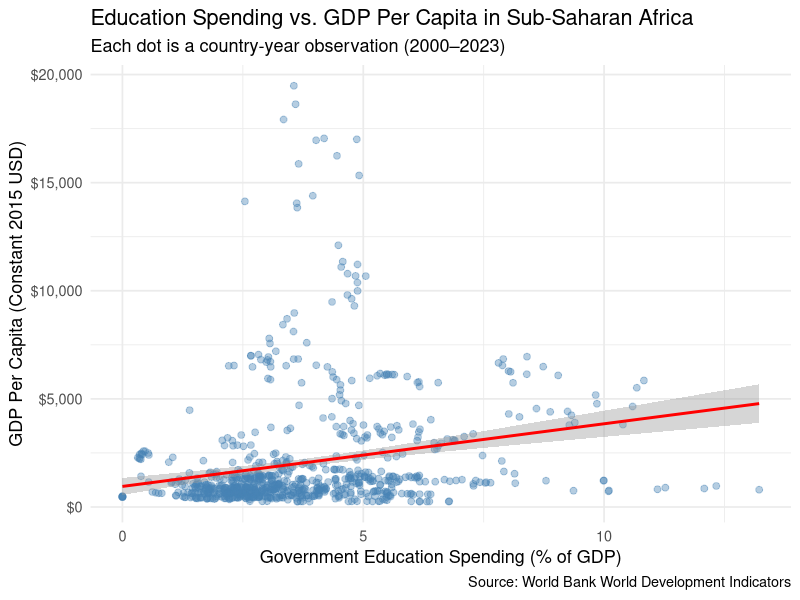
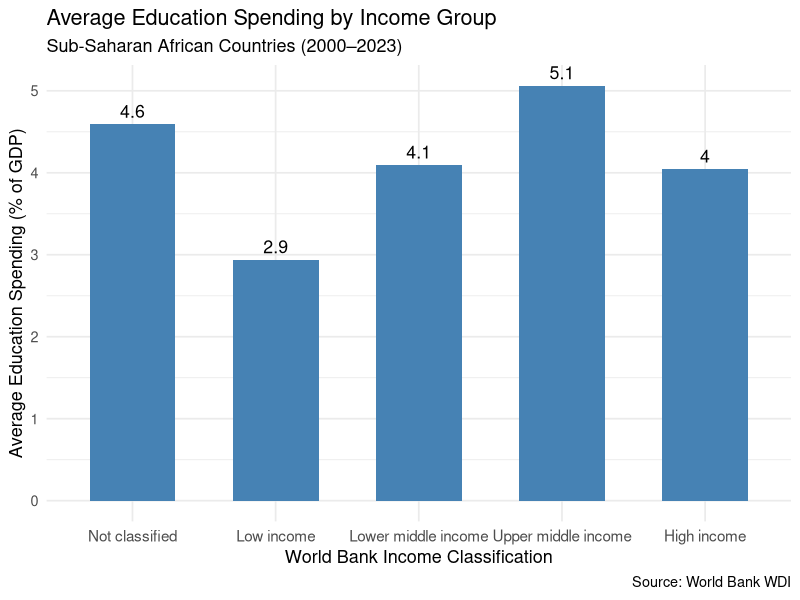
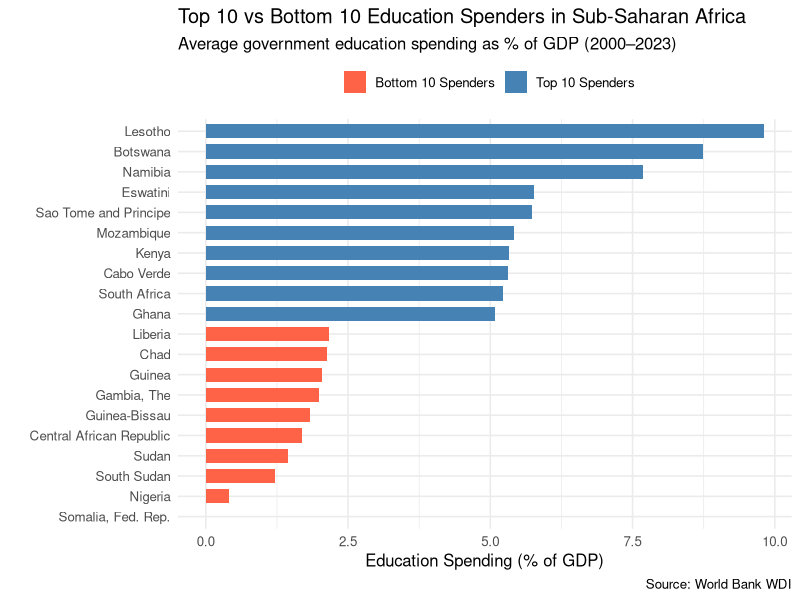
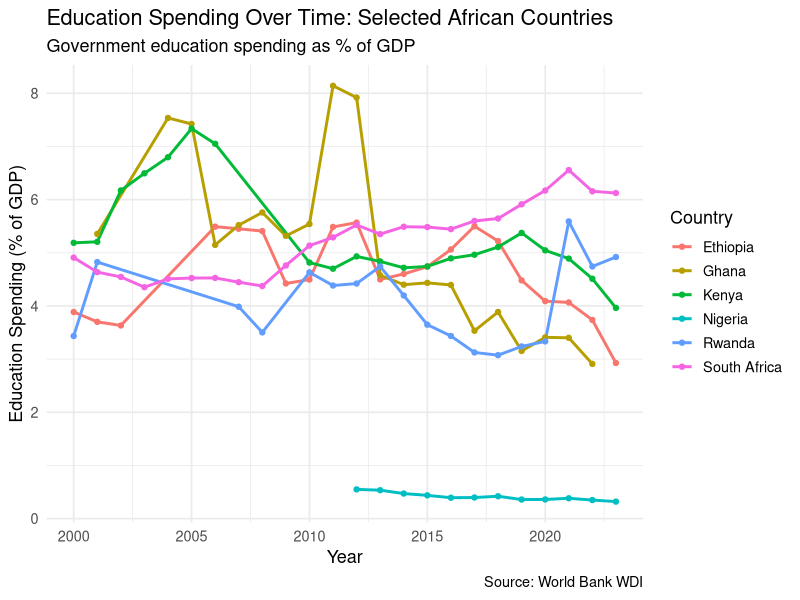
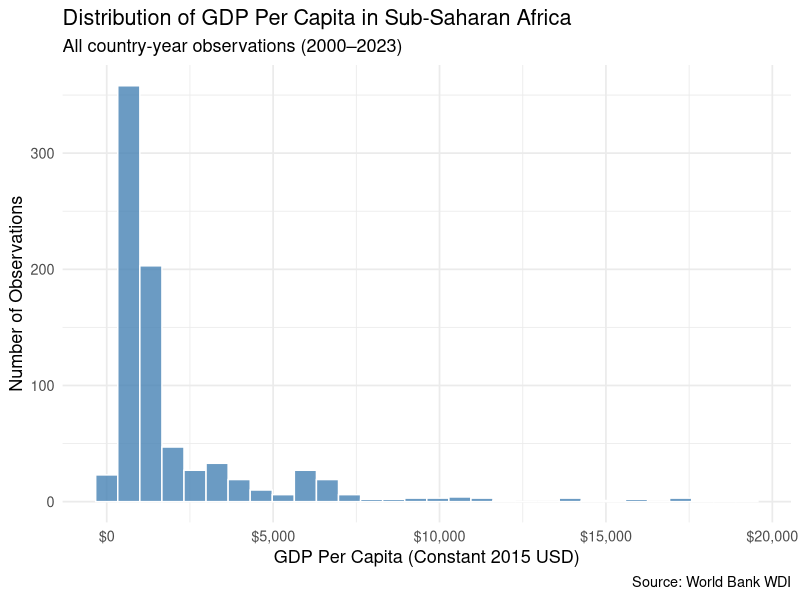
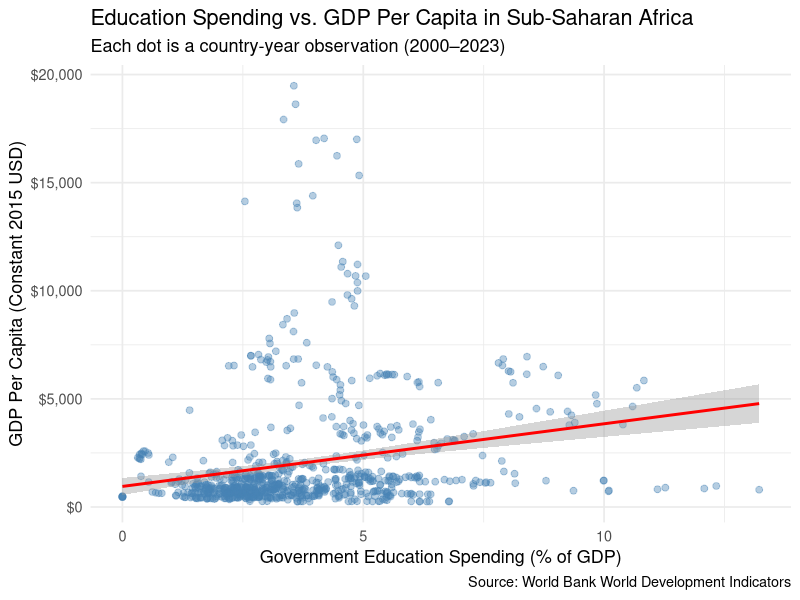
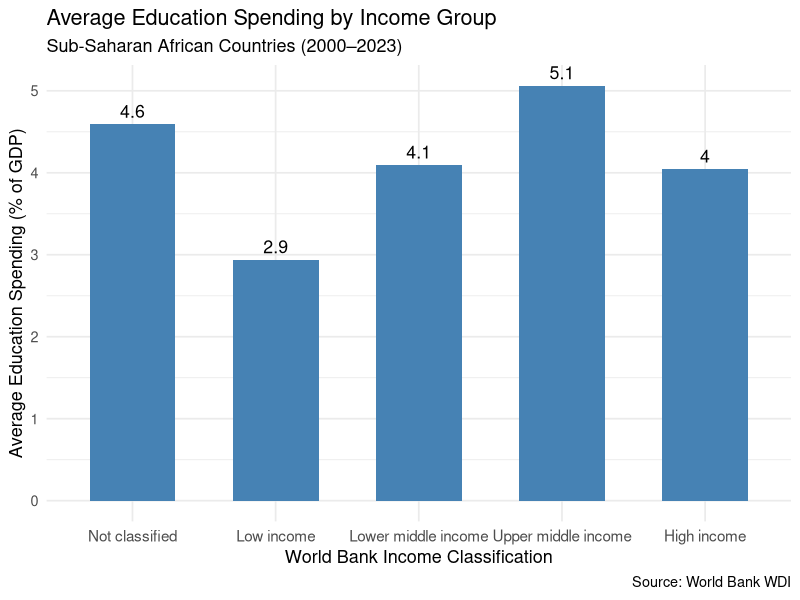
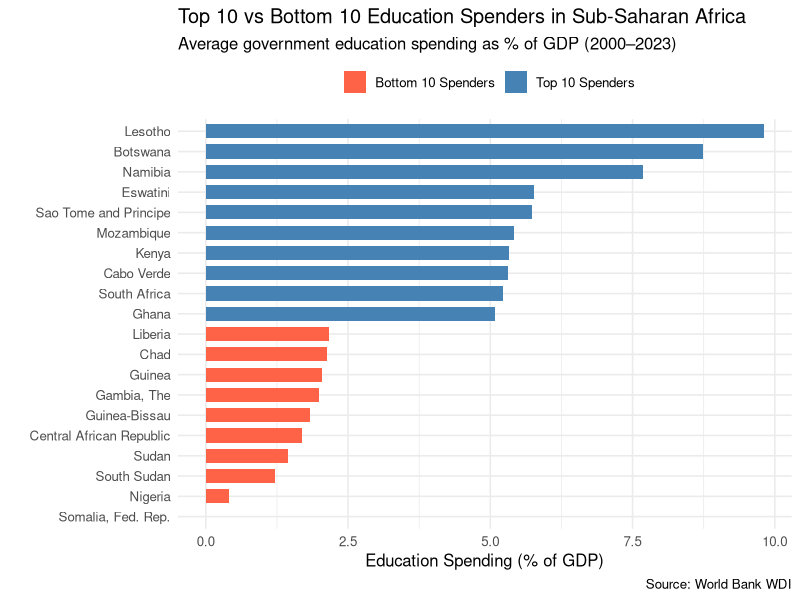

The R script that drew these images, in order:
# ============================================================
# SCRIPT 03: Create Visualizations
# Project: Education Spending and GDP in Africa
# Author: Emmanuel Unegbu
# Date: 16th April 2026
# ============================================================

library(tidyverse)
library(scales)

africa_clean <- read_csv("data/africa_education_gdp_clean.csv")
View(africa_clean)

# CHART 1: Scatter Plot (The Core Relationship)

chart1 <- ggplot(africa_clean, aes(x = edu_spending_pct, y = gdp_per_capita)) +
  geom_point(alpha = 0.4, color = "steelblue", size = 2) +
  geom_smooth(method = "lm", color = "red", se = TRUE) +
  scale_y_continuous(labels = dollar_format()) +
  labs(
    title = "Education Spending vs. GDP Per Capita in Sub-Saharan Africa",
    subtitle = "Each dot is a country-year observation (2000–2023)",
    x = "Government Education Spending (% of GDP)",
    y = "GDP Per Capita (Constant 2015 USD)",
    caption = "Source: World Bank World Development Indicators"
  ) +
  theme_minimal(base_size = 13)

View(chart1)
print(chart1)
ggsave("output/chart1_scatter_education_gdp.png", chart1,
       width = 10, height = 7, dpi = 300)


spending_by_income <- africa_clean %>%
  group_by(income) %>%
  summarize(
    avg_edu_spending = mean(edu_spending_pct, na.rm = TRUE),
    avg_gdp = mean(gdp_per_capita, na.rm = TRUE),
    n_observations = n()
  ) %>%
  arrange(avg_gdp)

View(spending_by_income)
print(spending_by_income)

#chart2
chart2 <- ggplot(spending_by_income,
                 aes(x = reorder(income, avg_gdp), y = avg_edu_spending)) +
  geom_col(fill = "steelblue", width = 0.6) +
  geom_text(aes(label = round(avg_edu_spending, 1)),
            vjust = -0.5, size = 4.5) +
  labs(
    title = "Average Education Spending by Income Group",
    subtitle = "Sub-Saharan African Countries (2000–2023)",
    x = "World Bank Income Classification",
    y = "Average Education Spending (% of GDP)",
    caption = "Source: World Bank WDI"
  ) +
  theme_minimal(base_size = 13) +
  theme(axis.text.x = element_text(size = 11))

print(chart2)
ggsave("output/chart2_spending_by_income.png", chart2,
       width = 9, height = 6, dpi = 300)


# CHART 3: Top 10 vs Bottom 10 Countries
# Let's compare the countries that spend the MOST on education
# vs. those that spend the LEAST, and see their average GDP

country_averages <- africa_clean %>%
  group_by(country) %>%
  summarize(
    avg_edu_spending = mean(edu_spending_pct, na.rm = TRUE),
    avg_gdp = mean(gdp_per_capita, na.rm = TRUE)
  )
View(country_averages)

# Top 10 spenders on education
top10 <- country_averages %>%
  arrange(desc(avg_edu_spending)) %>%
  head(10) %>%
  mutate(group = "Top 10 Spenders")
View(top10)

# Bottom 10 spenders
bottom10 <- country_averages %>%
  arrange(avg_edu_spending) %>%
  head(10) %>%
  mutate(group = "Bottom 10 Spenders")
View(bottom10)

# Combine them
comparison <- bind_rows(top10, bottom10)

chart3 <- ggplot(comparison,
                 aes(x = reorder(country, avg_edu_spending),
                     y = avg_edu_spending,
                     fill = group)) +
  geom_col(width = 0.7) +
  coord_flip() +
  scale_fill_manual(values = c("Top 10 Spenders" = "steelblue",
                               "Bottom 10 Spenders" = "tomato")) +
  labs(
    title = "Top 10 vs Bottom 10 Education Spenders in Sub-Saharan Africa",
    subtitle = "Average government education spending as % of GDP (2000–2023)",
    x = "",
    y = "Education Spending (% of GDP)",
    fill = "",
    caption = "Source: World Bank WDI"
  ) +
  theme_minimal(base_size = 12) +
  theme(legend.position = "top")

print(chart3)
ggsave("output/chart3_top_bottom_spenders.png", chart3,
       width = 10, height = 8, dpi = 300)


# CHART 4: Education Spending Over Time (Selected Countries)
# Let's pick a few well-known African economies and see how their
# education spending changed over the years

selected_countries <- c("Nigeria", "South Africa", "Kenya",
                        "Ghana", "Ethiopia", "Rwanda")

time_data <- africa_clean %>%
  filter(country %in% selected_countries)

chart4 <- ggplot(time_data, aes(x = year, y = edu_spending_pct,
                                color = country)) +
  geom_line(linewidth = 1) +
  geom_point(size = 1.5) +
  labs(
    title = "Education Spending Over Time: Selected African Countries",
    subtitle = "Government education spending as % of GDP",
    x = "Year",
    y = "Education Spending (% of GDP)",
    color = "Country",
    caption = "Source: World Bank WDI"
  ) +
  theme_minimal(base_size = 13) +
  theme(legend.position = "right")

print(chart4)
ggsave("output/chart4_spending_over_time.png", chart4,
       width = 10, height = 6, dpi = 300)


# CHART 5: Distribution of GDP Per Capita
# A histogram showing how GDP per capita is distributed across
# all African country-year observations.
# This helps us understand: are most African countries poor with a few outliers?

chart5 <- ggplot(africa_clean, aes(x = gdp_per_capita)) +
  geom_histogram(bins = 30, fill = "steelblue", color = "white", alpha = 0.8) +
  scale_x_continuous(labels = dollar_format()) +
  labs(
    title = "Distribution of GDP Per Capita in Sub-Saharan Africa",
    subtitle = "All country-year observations (2000–2023)",
    x = "GDP Per Capita (Constant 2015 USD)",
    y = "Number of Observations",
    caption = "Source: World Bank WDI"
  ) +
  theme_minimal(base_size = 13)

print(chart5)
ggsave("output/chart5_gdp_distribution.png", chart5,
       width = 9, height = 6, dpi = 300)

cat("\n All 5 charts saved to the 'output' folder! \n")
